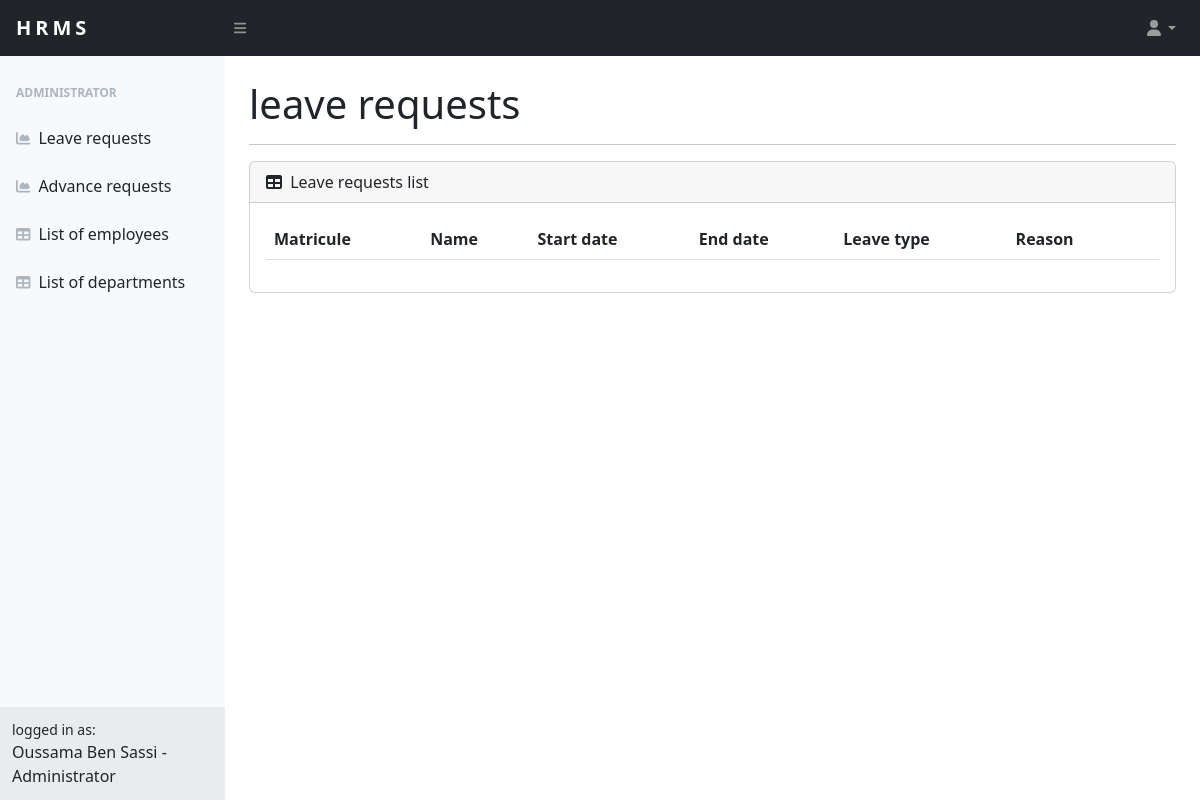
Before: /admin/manage_leave (signed in) with the older database file.
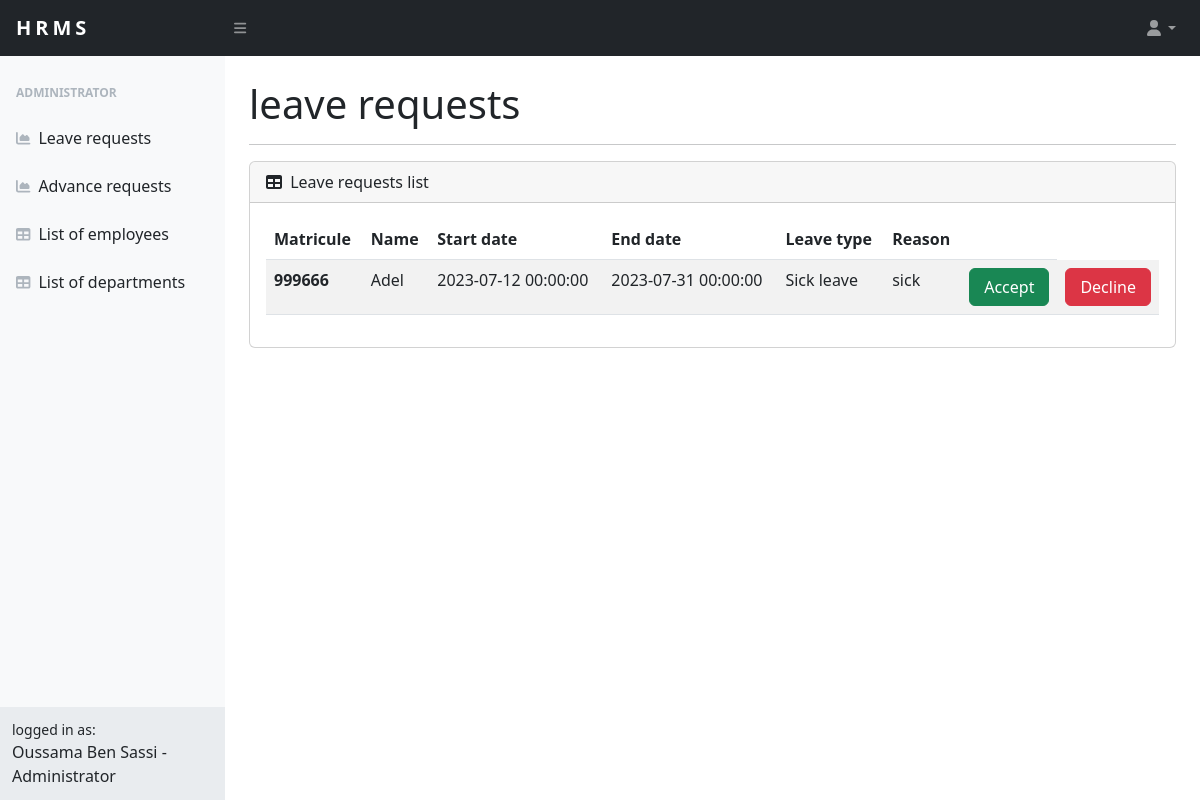
After: the same page with the newer database file.
### src/models.py (models this page shows, shortened)
class demande_conge(db.Model):
    matricule = db.Column(db.Integer,db.ForeignKey('matricules.matricule'),primary_key=True) #cle etranger
    type_conge = db.Column(db.String)
    date_deb = db.Column(db.DateTime)
    date_fin = db.Column(db.DateTime)
    motif = db.Column(db.String)
    status = db.Column(db.Boolean)

class User(UserMixin,db.Model):
    matricule = db.Column(db.Integer,db.ForeignKey('matricules.matricule'),primary_key=True) #cle etranger
    first_name = db.Column(db.String(20))
    last_name = db.Column(db.String(20))
    email = db.Column(db.String(100), unique=True)
    password = db.Column(db.String(100))
    dep_name = db.Column(db.Integer,db.ForeignKey('departements.name')) #cle etranger
    address = db.Column(db.String(100))
    phone = db.Column(db.Integer)
    salaire = db.Column(db.Integer)
    is_admin = db.Column(db.Boolean,db.ForeignKey('matricules.is_admin'))

### src/admin/routes.py (the view)
@admin.route("/manage_leave",methods=['POST','GET'])
@login_required
def manage_leave():
    result = AdminOnly()
    if result == False:
        return redirect(url_for('home.home'))
    if request.method == 'POST':
        matricule=request.form["matricule"]
        conge = demande_conge.query.filter_by(matricule=matricule).first()
        if request.form['submit_b'] == "Accept":
            conge.status = 1
            flash("Leave requst is accepted")
        if request.form['submit_b'] == 'Decline':
            conge.status = 0
            flash("Leave request is declined")
        db.session.commit()
        return redirect(url_for('admin.manage_leave'))
    else:
        fullname,role = fullname_role() # fix: store this in the session instance.
        result = demande_conge.query.all()
        print(result)
        leave_list = []
        for leave in result:
            leave_list.append({'matricule':leave.matricule,'firstname':User.query.filter_by(matricule=leave.matricule).first().first_name,'type':leave.type_conge,'start_date':leave.date_deb,'end_date':leave.date_fin,'reason':leave.motif})
        return render_template('admin/manage_leave.html',fullname = fullname,role=role,leave_list=leave_list)

### src/admin/modules.py (called while the page is built)
def AdminOnly():
    matricule = current_user.matricule
    user = Matricules.query.filter_by(matricule=matricule).first()
    if user.is_admin == 0:
        flash("Administrative access only")
    return True if user.is_admin == 1 else False

def fullname_role():
    fullname = current_user.first_name + " " + current_user.last_name
    user = Matricules.query.filter_by(matricule=current_user.matricule).first()
    is_admin = 'Administrator' if user.is_admin == 1 else 'Employee'
    return (fullname,is_admin)

### src/app.py (called while the page is built)
@login_manager.user_loader
def load_user(user_id):
    return User.query.get(int(user_id))

### src/templates/admin/manage_leave.html (shortened to what this page needs)
{% extends "base.html" %}
{% block content %}
<div id="layoutSidenav_content">
    <main>
        <div class="container-fluid px-4">
<h1 class="mt-4">leave requests</h1><hr>
<div class="card mb-4">
    <div class="card-header">
        <i class="fas fa-table me-1"></i>
        Leave requests list
    </div>
    <div class="card-body">
        <table class="table table-striped">
            <thead>
              <tr>
                <th scope="col">Matricule</th>
                <th scope="col">Name</th>
                <th scope="col">Start date</th>
                <th scope="col">End date</th>
                <th scope="col">Leave type</th>
                <th scope="col">Reason</th>
                <th scope="col"></th>
              </tr>
            </thead>
            <tbody>
              {% for leave in leave_list %}
              <form action="#" method="POST">
                <tr>
                  <th scope="row"><input type="hidden" name="matricule" value="{{ leave['matricule'] }}"/>{{ leave['matricule'] }}</th>
                  <td>{{ leave['firstname'] }}</td>
                  <td>{{ leave['start_date'] }}</td>
                  <td>{{ leave['end_date'] }}</td>
                  <td>{{ leave['type'] }}</td>
                  <td>{{ leave['reason'] }}</td>
                  <td><input type="submit" name="submit_b" value="Accept" class="btn btn-success" style="width:100%"/></td>
                  <td><input type="submit" name="submit_b" value="Decline"  class="btn btn-danger" style="width:100%"/></td>
                </tr>
              </form>
              {% endfor %}
            </tbody>
          </table>
    </div>
</div>
</div>
</main>
{% endblock content %}

Changed rows visible on the page:
added demande_conge: matricule "999666", start_date "2023-07-12 00:00:00", end_date "2023-07-31 00:00:00", type "Sick leave", reason "sick"
now on this page (row edited): User: firstname "Adel"
Other visible differences:
new list line: "Accept Decline"
